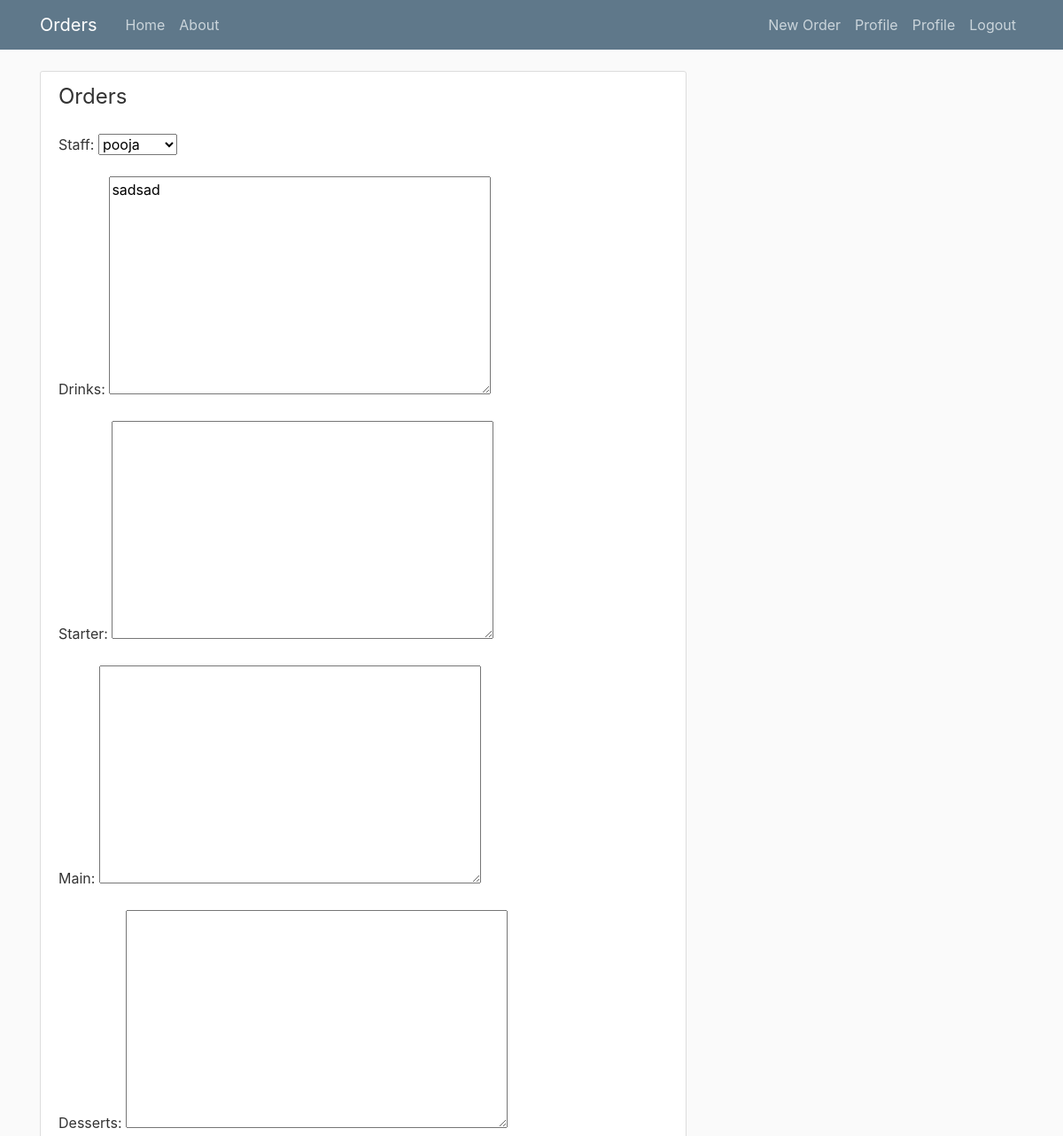
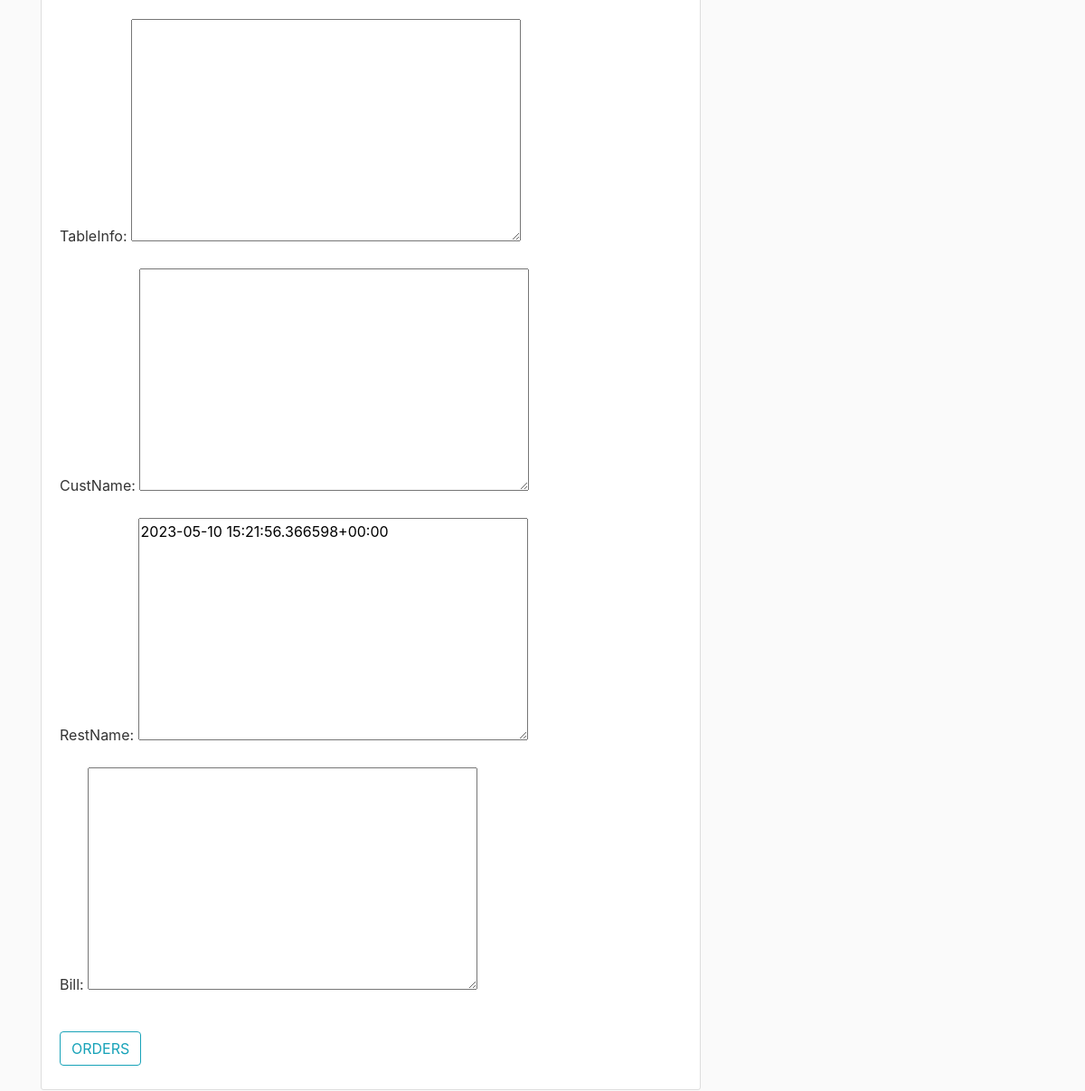
Page /Order/2/update/ (signed in) on the committed database (2 pictures, top to bottom).
### orders/models.py (models this page shows, shortened)
class Order(models.Model):
    starter = models.TextField()
    main = models.TextField()
    desserts = models.TextField()
    drinks = models.TextField()
    TableInfo = models.TextField()
    CustName = models.TextField()
    RestName = models.TextField()
    bill = models.TextField()
    Table_state = models.TextField()
    dateTimeOrdered = models.DateTimeField(default=timezone.now)
    staff = models.ForeignKey(User, on_delete=models.CASCADE)

### orders/views.py (the view, shortened to what this page needs)
# urls.py: path('Order/<int:pk>/update/',OrderUpdateView.as_view(), name = 'orders-update'),
class OrderUpdateView(LoginRequiredMixin,UserPassesTestMixin, UpdateView):
    model = Order
    fields = ['staff','drinks','starter','main','desserts','TableInfo','CustName','RestName','bill']
    def test_func(self):
        post = self.get_object()
        if self.request.user == post.staff:
            return True
        return False

### orders/templates/orders/order_form.html (shortened to what this page needs)
{% extends "orders/base.html" %}
{% block content %}
<div class ="content-section">
    <form method="POST">
        <fieldset class ="form-group">
            <legend class="border-botton mb-4"> Orders</legend>
            {{form.as_p}}
        </fieldset>
        <div class="form-group">
            <button class="btn btn-outline-info" type="submit">ORDERS</button>
        </div>
    </form>
</div>
{% endblock content %}

### orders/static/orders/main.css (style rules this page uses)
body { background: #fafafa; color: #333333; margin-top: 5rem; }
.content-section { background: #ffffff; padding: 10px 20px; border: 1px solid #dddddd; border-radius: 3px; margin-bottom: 20px; }

### rows in the picture
Order: staff "pooja", drinks "sadsad", RestName "2023-05-10 15:21:56.366598+00:00"
